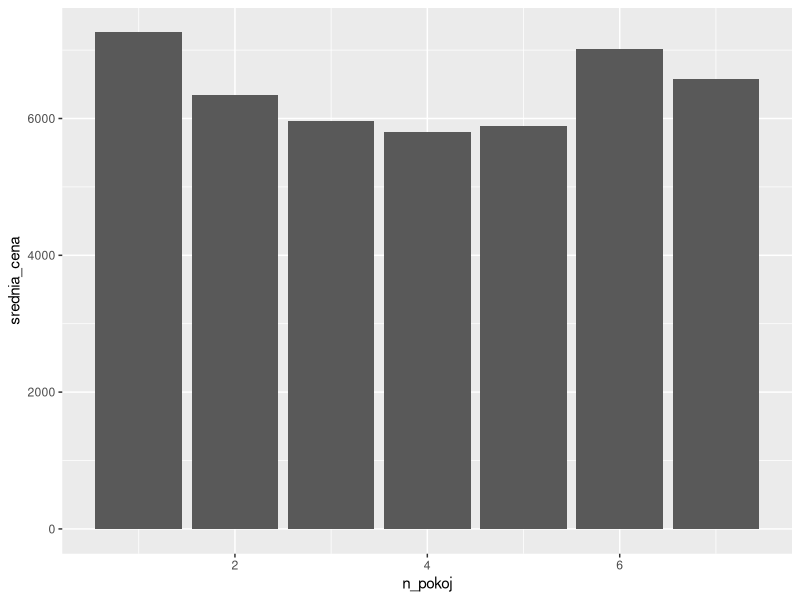

Write R code to recreate this figure.
## ---- chunk 1
mieszkania <- read.csv("data/mieszkania_wroclaw_ceny.csv", 
                       encoding = "UTF-8")
## ---- chunk 2
# wymiary tabeli
dim(mieszkania)

# pierwsze wiersze z tabeli
head(mieszkania)
## ---- chunk 3
# podsumowanie tabeli
summary(mieszkania)
## ---- chunk 4
library(dplyr)
filter(mieszkania, dzielnica == "Stare Miasto")
## ---- chunk 5
filter(mieszkania, dzielnica == "Stare Miasto", rok == 2017)
## ---- chunk 6
select(mieszkania, dzielnica, cena_m2)
## ---- chunk 7
mieszkania %>%
  filter(dzielnica == "Srodmiescie") %>%
  select(dzielnica, pietro, cena_m2)
## ---- chunk 8
mieszkania %>%
  group_by(n_pokoj) %>%
  summarise(srednia_cena = mean(cena_m2))
## ---- chunk 9
library(ggplot2)
srednia_cena_pokoje <- mieszkania %>%
  group_by(n_pokoj) %>%
  summarise(srednia_cena = mean(cena_m2))
## ---- chunk 10
ggplot(srednia_cena_pokoje, aes(x = n_pokoj, y = srednia_cena)) +
  geom_bar(stat = "identity")
